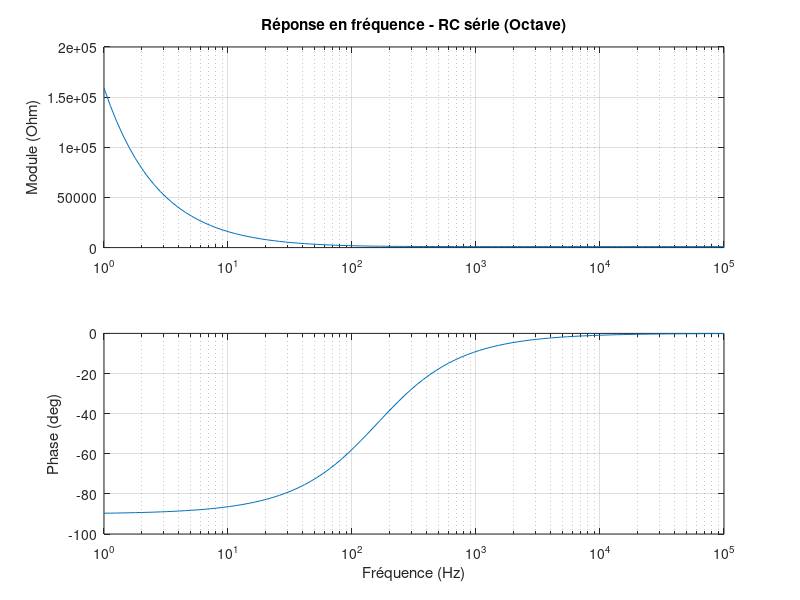

MATLAB code to generate this figure:
% Paramètres du circuit
R = 1000;
C = 1e-6;

% Générer 100 fréquences de 1 Hz à 100 kHz
f = logspace(0, 5, 100);

% Calculer l'impédance pour chaque fréquence
Z_R = R * ones(size(f));
Z_C = 1 ./ (1i * 2 * pi * f * C);
Z_eq = Z_R + Z_C;

% Module et phase
module = abs(Z_eq);
phase = angle(Z_eq) * 180 / pi;

% Tracer
subplot(2,1,1);
semilogx(f, module);
ylabel('Module (Ohm)');
title('Réponse en fréquence - RC série (Octave)');
grid on;

subplot(2,1,2);
semilogx(f, phase);
xlabel('Fréquence (Hz)');
ylabel('Phase (deg)');
grid on;
